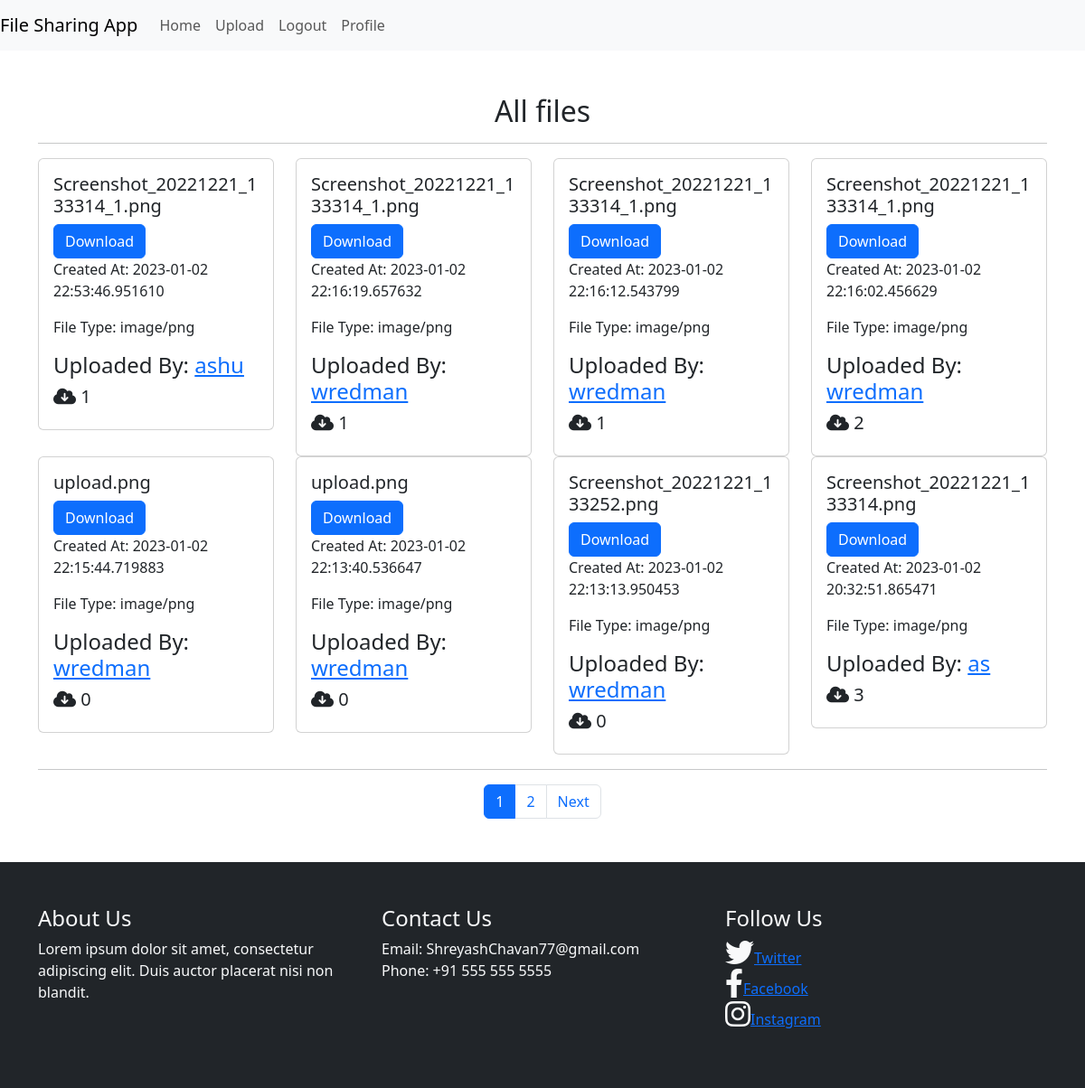
Screenshot of /all_files/1 (signed in) with the database file from the repository.
### tables this page shows
CREATE TABLE "files" (
	"id"	INTEGER,
	"name"	TEXT,
	"description"	TEXT,
	"size"	INTEGER,
	"download_count"	INTEGER,
	"created_at"	NUMERIC,
	"type"	TEXT,
	"uploader"	TEXT,
	PRIMARY KEY("id")
);

### app.py (the view)
@app.route('/all_files/<int:page>')
def all_files(page):
    if current_user.is_authenticated:
        per_page = 8
        offset = (page - 1) * per_page
        conn = sqlite3.connect('mydatabase.db')
        c = conn.cursor()
        c.execute('SELECT * FROM files ORDER BY created_at DESC LIMIT ? OFFSET ?', (per_page, offset,))
        files = c.fetchall()
        c.execute('SELECT COUNT(*) FROM files')
        total = c.fetchone()[0]
        pages = total // per_page + 1
        return render_template('home.html', files=files, page=page, pages=pages)

### app.py (called while the page is built)
@login_manager.user_loader
def load_user(user_id):
    conn = sqlite3.connect('mydatabase.db')
    c = conn.cursor()
    c.execute("SELECT * FROM users WHERE id=?", (user_id,))
    user = c.fetchone()
    if user:
        return User(user[0], user[1], user[2], user[3])
    return None

### templates/home.html (shortened to what this page needs)
{% extends 'base.html' %}
{% block content %}
<div class="container mt-5">
    <center><h2>All files</h2></center>
    <hr>
    <div class="row">
      {% for file in files %}
        <div class="col-sm-6 col-md-4 col-lg-3">
          <div class="card">
            <div class="card-body">
              <h5 class="card-title">{{ file[1] }}</h5>
              <a href="/files/{{file[1]}}" download="true" class="btn btn-primary">Download</a>
              <p> Created At: {{ file[5]}}</p>
              <p>File Type: {{file[6]}}</p>
              <h4>Uploaded By: <a href="/profile/{{file[7]}}">{{ file[7]}}</h4></a>
              <h5><i class="fa fa-cloud-download fa-1x" caption="Downloads"></i> {{ file[4] }}</h5>
            </div>
          </div>
        </div>
      {% endfor %}
    </div>
    <hr>
    <nav aria-label="Page navigation example">
      <ul class="pagination justify-content-center">
          {% for i in range(1, pages+1) %}
            {% if i == page %}
              <li class="page-item active"><a class="page-link" href="{{ url_for('all_files', page=i) }}">{{i}}</a></li>
            {% else %}
              <li class="page-item"><a class="page-link" href="{{ url_for('all_files', page=i) }}">{{i}}</a></li>
            {% endif %}
          {% endfor %}
          {% if page < pages %}
          <li class="page-item"><a class="page-link" href="{{ url_for('all_files', page=page+1) }}">Next</a></li>
          {% endif %}
        </ul>
      </nav>
      </div>
{%endblock%}

### rows the page displays
files: name "Screenshot_20221221_133314_1.png", created_at "2023-01-02 22:53:46.951610", type "image/png", uploader "ashu", download_count "1"
files: name "Screenshot_20221221_133314_1.png", created_at "2023-01-02 22:16:19.657632", type "image/png", uploader "wredman", download_count "1"
files: name "Screenshot_20221221_133314_1.png", created_at "2023-01-02 22:16:12.543799", type "image/png", uploader "wredman", download_count "1"
files: name "Screenshot_20221221_133314_1.png", created_at "2023-01-02 22:16:02.456629", type "image/png", uploader "wredman", download_count "2"
files: name "upload.png", created_at "2023-01-02 22:15:44.719883", type "image/png", uploader "wredman", download_count "0"
files: name "upload.png", created_at "2023-01-02 22:13:40.536647", type "image/png", uploader "wredman", download_count "0"
files: name "Screenshot_20221221_133252.png", created_at "2023-01-02 22:13:13.950453", type "image/png", uploader "wredman", download_count "0"
files: name "Screenshot_20221221_133314.png", created_at "2023-01-02 20:32:51.865471", type "image/png", uploader "as", download_count "3"

### other values shown
{{ i }} "1"
{{ i }} "2"
